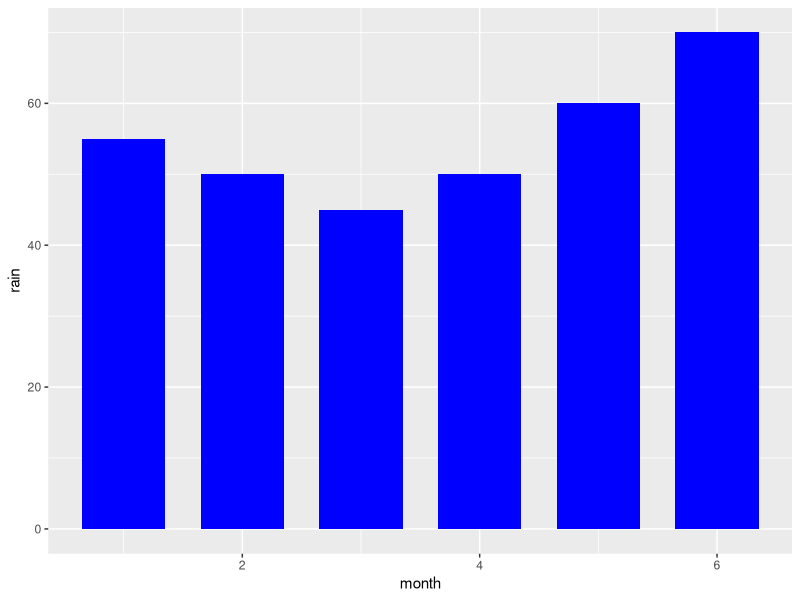
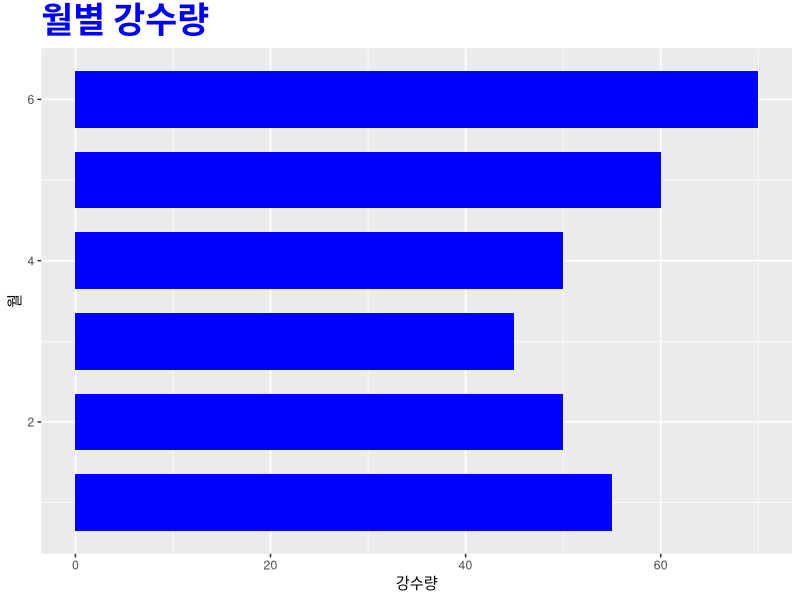
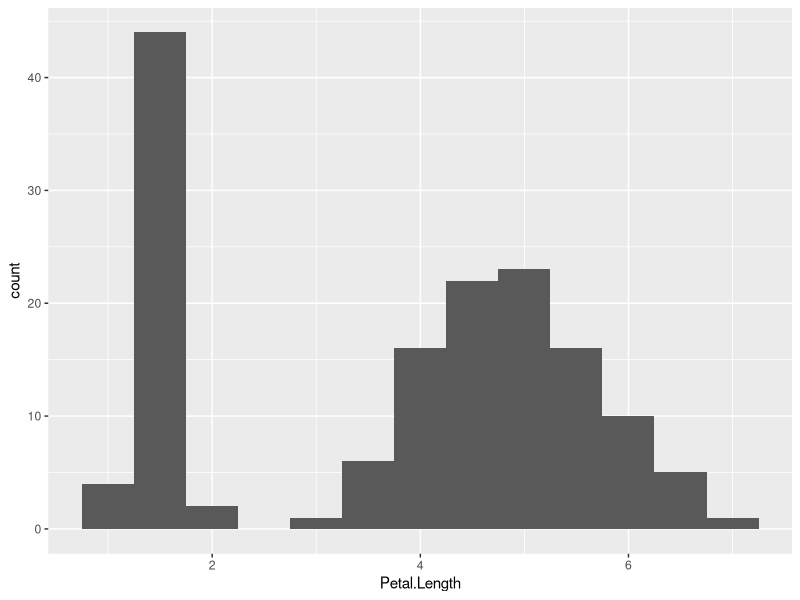
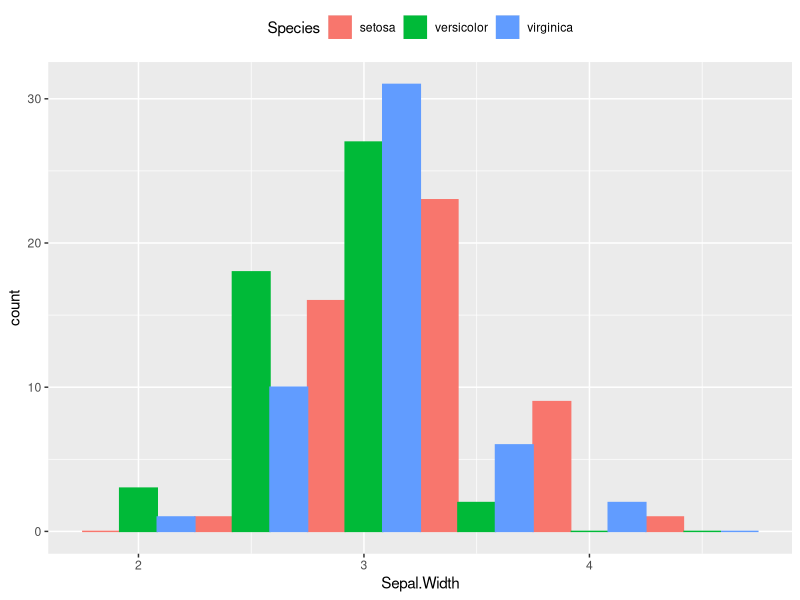
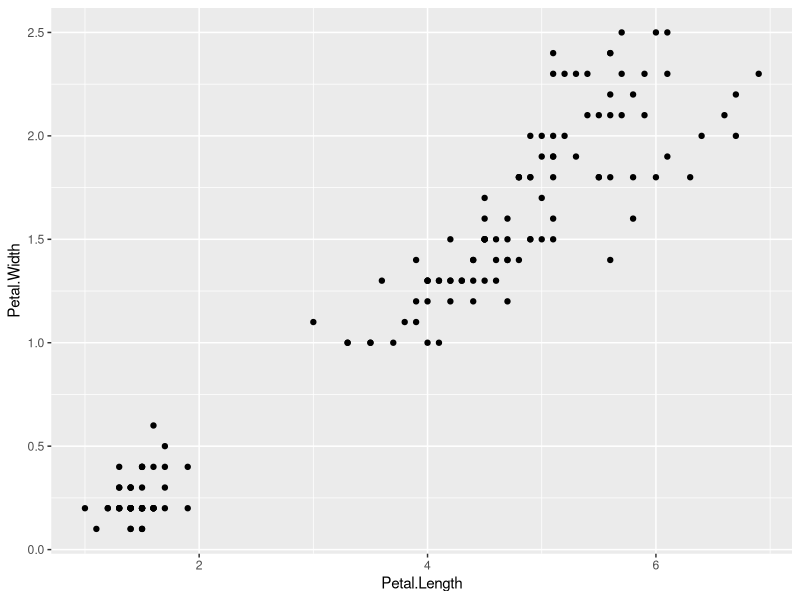
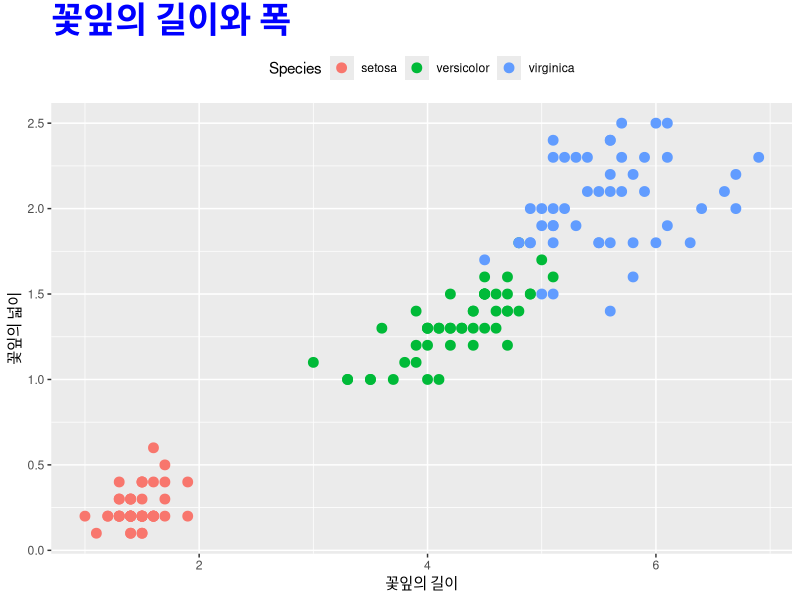

Generate these figures, in order, with R:
install.packages("ggplot2")

library("ggplot2")
month<-c(1:6)
rain<-c(55,50,45,50,60,70)
df<-data.frame(month,rain)
df

ggplot(data   = df,aes(x=month,y=rain))+geom_bar(stat = "identity",width = 0.7,fill = "blue")
ggplot(data   = df,aes(x=month,y=rain)) + geom_bar(stat = "identity",width = 0.7,fill = "blue") + ggtitle("월별 강수량") + theme(plot.title = element_text(size=25,face="bold",colour="blue"))+labs(x="월",y="강수량")+coord_flip()

ggplot(iris,aes(x=Petal.Length))+geom_histogram(binwidth = 0.5)
ggplot(iris,aes(x=Sepal.Width,fill=Species,color=Species))+geom_histogram(binwidth = 0.5,position="dodge")+theme(legend.position = "top")

ggplot(iris,aes(x=Petal.Length,y=Petal.Width))+geom_point()

ggplot(iris,aes(x=Petal.Length,y=Petal.Width,color=Species))+geom_point(size=3)+ggtitle("꽃잎의 길이와 폭")+theme(plot.title =element_text(size=25,face="bold",colour="blue"),legend.position = "top")+labs(x="꽃잎의 길이",y="꽃잎의 넓이")
